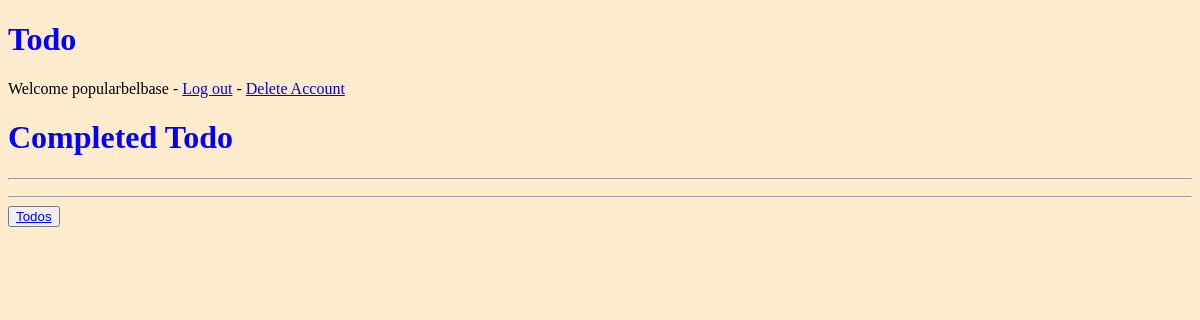
Page /todo/completed_todos/ (signed in) on the earlier database version.
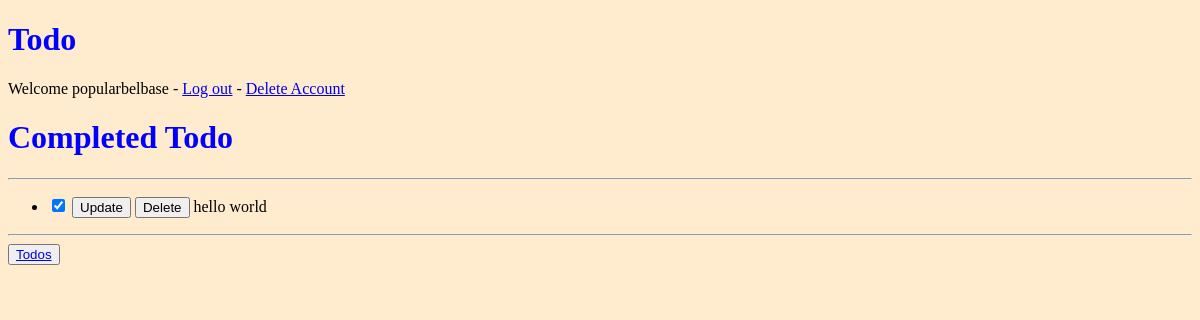
Same page on the later database version.
### todo_app/models.py (models this page shows, shortened)
class Todo(models.Model):
   user = models.ForeignKey(User, on_delete=models.CASCADE, blank=True, null=True)
   text = models.CharField(max_length=200)
   status = models.BooleanField(default=False)

### todo_app/views.py (the view)
# urls.py: path('completed_todos/', views.completed_todos, name='completed_todos'),
@login_required
def completed_todos(request):
   todos = Todo.objects.filter(status=True)
   context = {
      'todos' : todos
   }
   return render(request, 'todo_app/completed_todos.html', context)

### todo_app/templates/todo_app/completed_todos.html (shortened to what this page needs)
{% extends "todo_app/base.html" %}
{% block content %}
   <h1>Completed Todo</h1>
   <hr />
      <ul>
      {% for todo in todos  %}
            <li>
               <form action="{% url 'todo_app:change_status' %}" method="POST">
                  <input type="checkbox" name="checked" {% if todo.status %}checked{% endif %} >
                  <button>Update</button>
                  <button formaction="{% url 'todo_app:delete_todo' %}">Delete</button>
                  {{ todo.text }}
               </form>
            </li>
      {% endfor %}
      </ul>
      <hr />
      {% endblock %}
    {% block footer %}
  <button> <a href="{% url 'todo_app:index' %}"> Todos </button>
{% endblock %}

Differences in the rows shown:
added Todo: status "☑", text "hello world"
